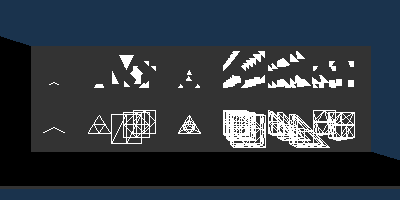

Generate this figure with Python:
#!/usr/bin/env python

# Clip every quadratic cell type and display results in a scene with
# wireframe originals and clipped solid cells on a backdrop.

# Factory overrides
import vtkmodules.vtkInteractionStyle  # noqa: F401
import vtkmodules.vtkRenderingOpenGL2  # noqa: F401

import numpy as np

from vtkmodules.vtkCommonCore import (
    vtkFloatArray,
    vtkPoints,
)
from vtkmodules.vtkCommonDataModel import (
    vtkBiQuadraticQuad,
    vtkBiQuadraticQuadraticHexahedron,
    vtkBiQuadraticQuadraticWedge,
    vtkQuadraticEdge,
    vtkQuadraticHexahedron,
    vtkQuadraticLinearQuad,
    vtkQuadraticLinearWedge,
    vtkQuadraticPyramid,
    vtkQuadraticQuad,
    vtkQuadraticTetra,
    vtkQuadraticTriangle,
    vtkQuadraticWedge,
    vtkTriQuadraticHexahedron,
    vtkTriQuadraticPyramid,
    vtkUnstructuredGrid,
)
from vtkmodules.vtkFiltersGeneral import vtkClipDataSet
from vtkmodules.vtkFiltersSources import vtkCubeSource
from vtkmodules.vtkRenderingCore import (
    vtkActor,
    vtkDataSetMapper,
    vtkPolyDataMapper,
    vtkRenderWindow,
    vtkRenderWindowInteractor,
    vtkRenderer,
)
from vtkmodules.util.numpy_support import numpy_to_vtk as ntov

# ================================================================
# QuadraticEdge
# ================================================================
edge_points = vtkPoints()
edge_points.SetNumberOfPoints(3)
edge_points.SetData(ntov(np.array([[0, 0, 0], [1.0, 0, 0], [0.5, 0.25, 0]])))
edge_scalars = vtkFloatArray()
edge_scalars.SetNumberOfTuples(3)
edge_scalars.InsertValue(0, 0.0)
edge_scalars.InsertValue(1, 0.0)
edge_scalars.InsertValue(2, 0.9)
a_edge = vtkQuadraticEdge()
for i in range(a_edge.GetNumberOfPoints()):
    a_edge.GetPointIds().SetId(i, i)
edge_grid = vtkUnstructuredGrid()
edge_grid.Allocate(1, 1)
edge_grid.InsertNextCell(a_edge.GetCellType(), a_edge.GetPointIds())
edge_grid.SetPoints(edge_points)
edge_grid.GetPointData().SetScalars(edge_scalars)

edge_clip_filter = vtkClipDataSet()
edge_clip_filter.SetInputData(edge_grid)
edge_clip_filter.SetValue(0.5)
edge_clip_mapper = vtkDataSetMapper()
edge_clip_mapper.SetInputConnection(edge_clip_filter.GetOutputPort())
edge_clip_mapper.ScalarVisibilityOff()
edge_wire_mapper = vtkDataSetMapper()
edge_wire_mapper.SetInputData(edge_grid)
edge_wire_mapper.ScalarVisibilityOff()
edge_wire_actor = vtkActor()
edge_wire_actor.SetMapper(edge_wire_mapper)
edge_wire_actor.GetProperty().SetRepresentationToWireframe()
edge_wire_actor.GetProperty().SetAmbient(1.0)
edge_clip_actor = vtkActor()
edge_clip_actor.SetMapper(edge_clip_mapper)
edge_clip_actor.GetProperty().BackfaceCullingOn()
edge_clip_actor.GetProperty().SetAmbient(1.0)

# ================================================================
# Quadratic triangle
# ================================================================
tri_points = vtkPoints()
tri_points.SetNumberOfPoints(6)
tri_points.SetData(ntov(np.array([
    [0.0, 0.0, 0.0], [1.0, 0.0, 0.0], [0.5, 0.8, 0.0],
    [0.5, 0.0, 0.0], [0.75, 0.4, 0.0], [0.25, 0.4, 0.0]])))
tri_scalars = vtkFloatArray()
tri_scalars.SetNumberOfTuples(6)
tri_scalars.InsertValue(0, 0.0)
tri_scalars.InsertValue(1, 0.0)
tri_scalars.InsertValue(2, 0.0)
tri_scalars.InsertValue(3, 1.0)
tri_scalars.InsertValue(4, 0.0)
tri_scalars.InsertValue(5, 0.0)
a_tri = vtkQuadraticTriangle()
for i in range(a_tri.GetNumberOfPoints()):
    a_tri.GetPointIds().SetId(i, i)
tri_grid = vtkUnstructuredGrid()
tri_grid.Allocate(1, 1)
tri_grid.InsertNextCell(a_tri.GetCellType(), a_tri.GetPointIds())
tri_grid.SetPoints(tri_points)
tri_grid.GetPointData().SetScalars(tri_scalars)

tri_clip_filter = vtkClipDataSet()
tri_clip_filter.SetInputData(tri_grid)
tri_clip_filter.SetValue(0.5)
tri_clip_mapper = vtkDataSetMapper()
tri_clip_mapper.SetInputConnection(tri_clip_filter.GetOutputPort())
tri_clip_mapper.ScalarVisibilityOff()
tri_wire_mapper = vtkDataSetMapper()
tri_wire_mapper.SetInputData(tri_grid)
tri_wire_mapper.ScalarVisibilityOff()
tri_wire_actor = vtkActor()
tri_wire_actor.SetMapper(tri_wire_mapper)
tri_wire_actor.GetProperty().SetRepresentationToWireframe()
tri_wire_actor.GetProperty().SetAmbient(1.0)
tri_clip_actor = vtkActor()
tri_clip_actor.SetMapper(tri_clip_mapper)
tri_clip_actor.GetProperty().BackfaceCullingOn()
tri_clip_actor.GetProperty().SetAmbient(1.0)

# ================================================================
# Quadratic quadrilateral
# ================================================================
quad_points = vtkPoints()
quad_points.SetNumberOfPoints(8)
quad_points.SetData(ntov(np.array([
    [0.0, 0.0, 0.0], [1.0, 0.0, 0.0], [1.0, 1.0, 0.0], [0.0, 1.0, 0.0],
    [0.5, 0.0, 0.0], [1.0, 0.5, 0.0], [0.5, 1.0, 0.0], [0.0, 0.5, 0.0]])))
quad_scalars = vtkFloatArray()
quad_scalars.SetNumberOfTuples(8)
quad_scalars.InsertValue(0, 0.0)
quad_scalars.InsertValue(1, 0.0)
quad_scalars.InsertValue(2, 1.0)
quad_scalars.InsertValue(3, 1.0)
quad_scalars.InsertValue(4, 1.0)
quad_scalars.InsertValue(5, 0.0)
quad_scalars.InsertValue(6, 0.0)
quad_scalars.InsertValue(7, 0.0)
a_quad = vtkQuadraticQuad()
for i in range(a_quad.GetNumberOfPoints()):
    a_quad.GetPointIds().SetId(i, i)
quad_grid = vtkUnstructuredGrid()
quad_grid.Allocate(1, 1)
quad_grid.InsertNextCell(a_quad.GetCellType(), a_quad.GetPointIds())
quad_grid.SetPoints(quad_points)
quad_grid.GetPointData().SetScalars(quad_scalars)

quad_clip_filter = vtkClipDataSet()
quad_clip_filter.SetInputData(quad_grid)
quad_clip_filter.SetValue(0.5)
quad_clip_mapper = vtkDataSetMapper()
quad_clip_mapper.SetInputConnection(quad_clip_filter.GetOutputPort())
quad_clip_mapper.ScalarVisibilityOff()
quad_wire_mapper = vtkDataSetMapper()
quad_wire_mapper.SetInputData(quad_grid)
quad_wire_mapper.ScalarVisibilityOff()
quad_wire_actor = vtkActor()
quad_wire_actor.SetMapper(quad_wire_mapper)
quad_wire_actor.GetProperty().SetRepresentationToWireframe()
quad_wire_actor.GetProperty().SetAmbient(1.0)
quad_clip_actor = vtkActor()
quad_clip_actor.SetMapper(quad_clip_mapper)
quad_clip_actor.GetProperty().BackfaceCullingOn()
quad_clip_actor.GetProperty().SetAmbient(1.0)

# ================================================================
# BiQuadratic quadrilateral
# ================================================================
bquad_points = vtkPoints()
bquad_points.SetNumberOfPoints(9)
bquad_points.SetData(ntov(np.array([
    [0.0, 0.0, 0.0], [1.0, 0.0, 0.0], [1.0, 1.0, 0.0], [0.0, 1.0, 0.0],
    [0.5, 0.0, 0.0], [1.0, 0.5, 0.0], [0.5, 1.0, 0.0], [0.0, 0.5, 0.0],
    [0.5, 0.5, 0.0]])))
bquad_scalars = vtkFloatArray()
bquad_scalars.SetNumberOfTuples(9)
bquad_scalars.InsertValue(0, 1.0)
bquad_scalars.InsertValue(1, 1.0)
bquad_scalars.InsertValue(2, 1.0)
bquad_scalars.InsertValue(3, 1.0)
bquad_scalars.InsertValue(4, 0.0)
bquad_scalars.InsertValue(5, 0.0)
bquad_scalars.InsertValue(6, 0.0)
bquad_scalars.InsertValue(7, 0.0)
bquad_scalars.InsertValue(8, 1.0)
a_bquad = vtkBiQuadraticQuad()
for i in range(a_bquad.GetNumberOfPoints()):
    a_bquad.GetPointIds().SetId(i, i)
bquad_grid = vtkUnstructuredGrid()
bquad_grid.Allocate(1, 1)
bquad_grid.InsertNextCell(a_bquad.GetCellType(), a_bquad.GetPointIds())
bquad_grid.SetPoints(bquad_points)
bquad_grid.GetPointData().SetScalars(bquad_scalars)

bquad_clip_filter = vtkClipDataSet()
bquad_clip_filter.SetInputData(bquad_grid)
bquad_clip_filter.SetValue(0.5)
bquad_clip_mapper = vtkDataSetMapper()
bquad_clip_mapper.SetInputConnection(bquad_clip_filter.GetOutputPort())
bquad_clip_mapper.ScalarVisibilityOff()
bquad_wire_mapper = vtkDataSetMapper()
bquad_wire_mapper.SetInputData(bquad_grid)
bquad_wire_mapper.ScalarVisibilityOff()
bquad_wire_actor = vtkActor()
bquad_wire_actor.SetMapper(bquad_wire_mapper)
bquad_wire_actor.GetProperty().SetRepresentationToWireframe()
bquad_wire_actor.GetProperty().SetAmbient(1.0)
bquad_clip_actor = vtkActor()
bquad_clip_actor.SetMapper(bquad_clip_mapper)
bquad_clip_actor.GetProperty().BackfaceCullingOn()
bquad_clip_actor.GetProperty().SetAmbient(1.0)

# ================================================================
# Quadratic linear quadrilateral
# ================================================================
qlquad_points = vtkPoints()
qlquad_points.SetNumberOfPoints(6)
qlquad_points.SetData(ntov(np.array([
    [0.0, 0.0, 0.0], [1.0, 0.0, 0.0], [1.0, 1.0, 0.0], [0.0, 1.0, 0.0],
    [0.5, 0.0, 0.0], [0.5, 1.0, 0.0]])))
qlquad_scalars = vtkFloatArray()
qlquad_scalars.SetNumberOfTuples(6)
qlquad_scalars.InsertValue(0, 1.0)
qlquad_scalars.InsertValue(1, 1.0)
qlquad_scalars.InsertValue(2, 0.0)
qlquad_scalars.InsertValue(3, 0.0)
qlquad_scalars.InsertValue(4, 0.0)
qlquad_scalars.InsertValue(5, 1.0)
a_qlquad = vtkQuadraticLinearQuad()
for i in range(a_qlquad.GetNumberOfPoints()):
    a_qlquad.GetPointIds().SetId(i, i)
qlquad_grid = vtkUnstructuredGrid()
qlquad_grid.Allocate(1, 1)
qlquad_grid.InsertNextCell(a_qlquad.GetCellType(), a_qlquad.GetPointIds())
qlquad_grid.SetPoints(qlquad_points)
qlquad_grid.GetPointData().SetScalars(qlquad_scalars)

qlquad_clip_filter = vtkClipDataSet()
qlquad_clip_filter.SetInputData(qlquad_grid)
qlquad_clip_filter.SetValue(0.5)
qlquad_clip_mapper = vtkDataSetMapper()
qlquad_clip_mapper.SetInputConnection(qlquad_clip_filter.GetOutputPort())
qlquad_clip_mapper.ScalarVisibilityOff()
qlquad_wire_mapper = vtkDataSetMapper()
qlquad_wire_mapper.SetInputData(qlquad_grid)
qlquad_wire_mapper.ScalarVisibilityOff()
qlquad_wire_actor = vtkActor()
qlquad_wire_actor.SetMapper(qlquad_wire_mapper)
qlquad_wire_actor.GetProperty().SetRepresentationToWireframe()
qlquad_wire_actor.GetProperty().SetAmbient(1.0)
qlquad_clip_actor = vtkActor()
qlquad_clip_actor.SetMapper(qlquad_clip_mapper)
qlquad_clip_actor.GetProperty().BackfaceCullingOn()
qlquad_clip_actor.GetProperty().SetAmbient(1.0)

# ================================================================
# Quadratic tetrahedron
# ================================================================
tet_points = vtkPoints()
tet_points.SetNumberOfPoints(10)
tet_points.SetData(ntov(np.array([
    [0.0, 0.0, 0.0], [1.0, 0.0, 0.0], [0.5, 0.8, 0.0], [0.5, 0.4, 1.0],
    [0.5, 0.0, 0.0], [0.75, 0.4, 0.0], [0.25, 0.4, 0.0],
    [0.25, 0.2, 0.5], [0.75, 0.2, 0.5], [0.50, 0.6, 0.5]])))
tet_scalars = vtkFloatArray()
tet_scalars.SetNumberOfTuples(10)
for i in range(4):
    tet_scalars.InsertValue(i, 1.0)
for i in range(4, 10):
    tet_scalars.InsertValue(i, 0.0)
a_tet = vtkQuadraticTetra()
for i in range(a_tet.GetNumberOfPoints()):
    a_tet.GetPointIds().SetId(i, i)
tet_grid = vtkUnstructuredGrid()
tet_grid.Allocate(1, 1)
tet_grid.InsertNextCell(a_tet.GetCellType(), a_tet.GetPointIds())
tet_grid.SetPoints(tet_points)
tet_grid.GetPointData().SetScalars(tet_scalars)

tet_clip_filter = vtkClipDataSet()
tet_clip_filter.SetInputData(tet_grid)
tet_clip_filter.SetValue(0.5)
tet_clip_mapper = vtkDataSetMapper()
tet_clip_mapper.SetInputConnection(tet_clip_filter.GetOutputPort())
tet_clip_mapper.ScalarVisibilityOff()
tet_wire_mapper = vtkDataSetMapper()
tet_wire_mapper.SetInputData(tet_grid)
tet_wire_mapper.ScalarVisibilityOff()
tet_wire_actor = vtkActor()
tet_wire_actor.SetMapper(tet_wire_mapper)
tet_wire_actor.GetProperty().SetRepresentationToWireframe()
tet_wire_actor.GetProperty().SetAmbient(1.0)
tet_clip_actor = vtkActor()
tet_clip_actor.SetMapper(tet_clip_mapper)
tet_clip_actor.GetProperty().SetAmbient(1.0)

# ================================================================
# Quadratic hexahedron
# ================================================================
hex_points = vtkPoints()
hex_points.SetNumberOfPoints(20)
hex_points.SetData(ntov(np.array([
    [0, 0, 0], [1, 0, 0], [1, 1, 0], [0, 1, 0],
    [0, 0, 1], [1, 0, 1], [1, 1, 1], [0, 1, 1],
    [0.5, 0, 0], [1, 0.5, 0], [0.5, 1, 0], [0, 0.5, 0],
    [0.5, 0, 1], [1, 0.5, 1], [0.5, 1, 1], [0, 0.5, 1],
    [0, 0, 0.5], [1, 0, 0.5], [1, 1, 0.5], [0, 1, 0.5]])))
hex_scalars = vtkFloatArray()
hex_scalars.SetNumberOfTuples(20)
for i in range(8):
    hex_scalars.InsertValue(i, 1.0)
for i in range(8, 20):
    hex_scalars.InsertValue(i, 0.0)
a_hex = vtkQuadraticHexahedron()
for i in range(a_hex.GetNumberOfPoints()):
    a_hex.GetPointIds().SetId(i, i)
hex_grid = vtkUnstructuredGrid()
hex_grid.Allocate(1, 1)
hex_grid.InsertNextCell(a_hex.GetCellType(), a_hex.GetPointIds())
hex_grid.SetPoints(hex_points)
hex_grid.GetPointData().SetScalars(hex_scalars)

hex_clip_filter = vtkClipDataSet()
hex_clip_filter.SetInputData(hex_grid)
hex_clip_filter.SetValue(0.5)
hex_clip_mapper = vtkDataSetMapper()
hex_clip_mapper.SetInputConnection(hex_clip_filter.GetOutputPort())
hex_clip_mapper.ScalarVisibilityOff()
hex_wire_mapper = vtkDataSetMapper()
hex_wire_mapper.SetInputData(hex_grid)
hex_wire_mapper.ScalarVisibilityOff()
hex_wire_actor = vtkActor()
hex_wire_actor.SetMapper(hex_wire_mapper)
hex_wire_actor.GetProperty().SetRepresentationToWireframe()
hex_wire_actor.GetProperty().SetAmbient(1.0)
hex_clip_actor = vtkActor()
hex_clip_actor.SetMapper(hex_clip_mapper)
hex_clip_actor.GetProperty().SetAmbient(1.0)

# ================================================================
# TriQuadratic hexahedron
# ================================================================
tqhex_points = vtkPoints()
tqhex_points.SetNumberOfPoints(27)
tqhex_points.SetData(ntov(np.array([
    [0, 0, 0], [1, 0, 0], [1, 1, 0], [0, 1, 0],
    [0, 0, 1], [1, 0, 1], [1, 1, 1], [0, 1, 1],
    [0.5, 0, 0], [1, 0.5, 0], [0.5, 1, 0], [0, 0.5, 0],
    [0.5, 0, 1], [1, 0.5, 1], [0.5, 1, 1], [0, 0.5, 1],
    [0, 0, 0.5], [1, 0, 0.5], [1, 1, 0.5], [0, 1, 0.5],
    [0, 0.5, 0.5], [1, 0.5, 0.5], [0.5, 0, 0.5], [0.5, 1, 0.5],
    [0.5, 0.5, 0.0], [0.5, 0.5, 1], [0.5, 0.5, 0.5]])))
tqhex_scalars = vtkFloatArray()
tqhex_scalars.SetNumberOfTuples(27)
for i in range(8):
    tqhex_scalars.InsertValue(i, 1.0)
for i in range(8, 27):
    tqhex_scalars.InsertValue(i, 0.0)
a_tqhex = vtkTriQuadraticHexahedron()
for i in range(a_tqhex.GetNumberOfPoints()):
    a_tqhex.GetPointIds().SetId(i, i)
tqhex_grid = vtkUnstructuredGrid()
tqhex_grid.Allocate(1, 1)
tqhex_grid.InsertNextCell(a_tqhex.GetCellType(), a_tqhex.GetPointIds())
tqhex_grid.SetPoints(tqhex_points)
tqhex_grid.GetPointData().SetScalars(tqhex_scalars)

tqhex_clip_filter = vtkClipDataSet()
tqhex_clip_filter.SetInputData(tqhex_grid)
tqhex_clip_filter.SetValue(0.5)
tqhex_clip_mapper = vtkDataSetMapper()
tqhex_clip_mapper.SetInputConnection(tqhex_clip_filter.GetOutputPort())
tqhex_clip_mapper.ScalarVisibilityOff()
tqhex_wire_mapper = vtkDataSetMapper()
tqhex_wire_mapper.SetInputData(tqhex_grid)
tqhex_wire_mapper.ScalarVisibilityOff()
tqhex_wire_actor = vtkActor()
tqhex_wire_actor.SetMapper(tqhex_wire_mapper)
tqhex_wire_actor.GetProperty().SetRepresentationToWireframe()
tqhex_wire_actor.GetProperty().SetAmbient(1.0)
tqhex_clip_actor = vtkActor()
tqhex_clip_actor.SetMapper(tqhex_clip_mapper)
tqhex_clip_actor.GetProperty().SetAmbient(1.0)

# ================================================================
# BiQuadratic Quadratic hexahedron
# ================================================================
bqhex_points = vtkPoints()
bqhex_points.SetNumberOfPoints(24)
bqhex_points.SetData(ntov(np.array([
    [0, 0, 0], [1, 0, 0], [1, 1, 0], [0, 1, 0],
    [0, 0, 1], [1, 0, 1], [1, 1, 1], [0, 1, 1],
    [0.5, 0, 0], [1, 0.5, 0], [0.5, 1, 0], [0, 0.5, 0],
    [0.5, 0, 1], [1, 0.5, 1], [0.5, 1, 1], [0, 0.5, 1],
    [0, 0, 0.5], [1, 0, 0.5], [1, 1, 0.5], [0, 1, 0.5],
    [0, 0.5, 0.5], [1, 0.5, 0.5], [0.5, 0, 0.5], [0.5, 1, 0.5]])))
bqhex_points.InsertPoint(20, 0, 0.5, 0.5)
bqhex_scalars = vtkFloatArray()
bqhex_scalars.SetNumberOfTuples(24)
for i in range(8):
    bqhex_scalars.InsertValue(i, 1.0)
for i in range(8, 24):
    bqhex_scalars.InsertValue(i, 0.0)
a_bqhex = vtkBiQuadraticQuadraticHexahedron()
for i in range(a_bqhex.GetNumberOfPoints()):
    a_bqhex.GetPointIds().SetId(i, i)
bqhex_grid = vtkUnstructuredGrid()
bqhex_grid.Allocate(1, 1)
bqhex_grid.InsertNextCell(a_bqhex.GetCellType(), a_bqhex.GetPointIds())
bqhex_grid.SetPoints(bqhex_points)
bqhex_grid.GetPointData().SetScalars(bqhex_scalars)

bqhex_clip_filter = vtkClipDataSet()
bqhex_clip_filter.SetInputData(bqhex_grid)
bqhex_clip_filter.SetValue(0.5)
bqhex_clip_mapper = vtkDataSetMapper()
bqhex_clip_mapper.SetInputConnection(bqhex_clip_filter.GetOutputPort())
bqhex_clip_mapper.ScalarVisibilityOff()
bqhex_wire_mapper = vtkDataSetMapper()
bqhex_wire_mapper.SetInputData(bqhex_grid)
bqhex_wire_mapper.ScalarVisibilityOff()
bqhex_wire_actor = vtkActor()
bqhex_wire_actor.SetMapper(bqhex_wire_mapper)
bqhex_wire_actor.GetProperty().SetRepresentationToWireframe()
bqhex_wire_actor.GetProperty().SetAmbient(1.0)
bqhex_clip_actor = vtkActor()
bqhex_clip_actor.SetMapper(bqhex_clip_mapper)
bqhex_clip_actor.GetProperty().SetAmbient(1.0)

# ================================================================
# Quadratic wedge
# ================================================================
wedge_points = vtkPoints()
wedge_points.SetNumberOfPoints(15)
wedge_points.SetData(ntov(np.array([
    [0, 0, 0], [1, 0, 0], [0, 1, 0],
    [0, 0, 1], [1, 0, 1], [0, 1, 1],
    [0.5, 0, 0], [0.5, 0.5, 0], [0, 0.5, 0],
    [0.5, 0, 1], [0.5, 0.5, 1], [0, 0.5, 1],
    [0, 0, 0.5], [1, 0, 0.5], [0, 1, 0.5]])))
wedge_scalars = vtkFloatArray()
wedge_scalars.SetNumberOfTuples(15)
for i in range(6):
    wedge_scalars.InsertValue(i, 1.0)
for i in range(6, 15):
    wedge_scalars.InsertValue(i, 0.0)
a_wedge = vtkQuadraticWedge()
for i in range(a_wedge.GetNumberOfPoints()):
    a_wedge.GetPointIds().SetId(i, i)
wedge_grid = vtkUnstructuredGrid()
wedge_grid.Allocate(1, 1)
wedge_grid.InsertNextCell(a_wedge.GetCellType(), a_wedge.GetPointIds())
wedge_grid.SetPoints(wedge_points)
wedge_grid.GetPointData().SetScalars(wedge_scalars)

wedge_clip_filter = vtkClipDataSet()
wedge_clip_filter.SetInputData(wedge_grid)
wedge_clip_filter.SetValue(0.5)
wedge_clip_mapper = vtkDataSetMapper()
wedge_clip_mapper.SetInputConnection(wedge_clip_filter.GetOutputPort())
wedge_clip_mapper.ScalarVisibilityOff()
wedge_wire_mapper = vtkDataSetMapper()
wedge_wire_mapper.SetInputData(wedge_grid)
wedge_wire_mapper.ScalarVisibilityOff()
wedge_wire_actor = vtkActor()
wedge_wire_actor.SetMapper(wedge_wire_mapper)
wedge_wire_actor.GetProperty().SetRepresentationToWireframe()
wedge_wire_actor.GetProperty().SetAmbient(1.0)
wedge_clip_actor = vtkActor()
wedge_clip_actor.SetMapper(wedge_clip_mapper)
wedge_clip_actor.GetProperty().SetAmbient(1.0)

# ================================================================
# Quadratic linear wedge
# ================================================================
qlwedge_points = vtkPoints()
qlwedge_points.SetNumberOfPoints(12)
qlwedge_points.SetData(ntov(np.array([
    [0, 0, 0], [1, 0, 0], [0, 1, 0],
    [0, 0, 1], [1, 0, 1], [0, 1, 1],
    [0.5, 0, 0], [0.5, 0.5, 0], [0, 0.5, 0],
    [0.5, 0, 1], [0.5, 0.5, 1], [0, 0.5, 1]])))
qlwedge_scalars = vtkFloatArray()
qlwedge_scalars.SetNumberOfTuples(12)
for i in range(6):
    qlwedge_scalars.InsertValue(i, 1.0)
for i in range(6, 12):
    qlwedge_scalars.InsertValue(i, 0.0)
a_qlwedge = vtkQuadraticLinearWedge()
for i in range(a_qlwedge.GetNumberOfPoints()):
    a_qlwedge.GetPointIds().SetId(i, i)
qlwedge_grid = vtkUnstructuredGrid()
qlwedge_grid.Allocate(1, 1)
qlwedge_grid.InsertNextCell(a_qlwedge.GetCellType(), a_qlwedge.GetPointIds())
qlwedge_grid.SetPoints(qlwedge_points)
qlwedge_grid.GetPointData().SetScalars(qlwedge_scalars)

qlwedge_clip_filter = vtkClipDataSet()
qlwedge_clip_filter.SetInputData(qlwedge_grid)
qlwedge_clip_filter.SetValue(0.5)
qlwedge_clip_mapper = vtkDataSetMapper()
qlwedge_clip_mapper.SetInputConnection(qlwedge_clip_filter.GetOutputPort())
qlwedge_clip_mapper.ScalarVisibilityOff()
qlwedge_wire_mapper = vtkDataSetMapper()
qlwedge_wire_mapper.SetInputData(qlwedge_grid)
qlwedge_wire_mapper.ScalarVisibilityOff()
qlwedge_wire_actor = vtkActor()
qlwedge_wire_actor.SetMapper(qlwedge_wire_mapper)
qlwedge_wire_actor.GetProperty().SetRepresentationToWireframe()
qlwedge_wire_actor.GetProperty().SetAmbient(1.0)
qlwedge_clip_actor = vtkActor()
qlwedge_clip_actor.SetMapper(qlwedge_clip_mapper)
qlwedge_clip_actor.GetProperty().SetAmbient(1.0)

# ================================================================
# BiQuadratic wedge
# ================================================================
bqwedge_points = vtkPoints()
bqwedge_points.SetNumberOfPoints(18)
bqwedge_points.SetData(ntov(np.array([
    [0, 0, 0], [1, 0, 0], [0, 1, 0],
    [0, 0, 1], [1, 0, 1], [0, 1, 1],
    [0.5, 0, 0], [0.5, 0.5, 0], [0, 0.5, 0],
    [0.5, 0, 1], [0.5, 0.5, 1], [0, 0.5, 1],
    [0, 0, 0.5], [1, 0, 0.5], [0, 1, 0.5],
    [0.5, 0, 0.5], [0.5, 0.5, 0.5], [0, 0.5, 0.5]])))
bqwedge_scalars = vtkFloatArray()
bqwedge_scalars.SetNumberOfTuples(18)
for i in range(6):
    bqwedge_scalars.InsertValue(i, 1.0)
for i in range(6, 18):
    bqwedge_scalars.InsertValue(i, 0.0)
a_bqwedge = vtkBiQuadraticQuadraticWedge()
for i in range(a_bqwedge.GetNumberOfPoints()):
    a_bqwedge.GetPointIds().SetId(i, i)
bqwedge_grid = vtkUnstructuredGrid()
bqwedge_grid.Allocate(1, 1)
bqwedge_grid.InsertNextCell(a_bqwedge.GetCellType(), a_bqwedge.GetPointIds())
bqwedge_grid.SetPoints(bqwedge_points)
bqwedge_grid.GetPointData().SetScalars(bqwedge_scalars)

bqwedge_clip_filter = vtkClipDataSet()
bqwedge_clip_filter.SetInputData(bqwedge_grid)
bqwedge_clip_filter.SetValue(0.5)
bqwedge_clip_mapper = vtkDataSetMapper()
bqwedge_clip_mapper.SetInputConnection(bqwedge_clip_filter.GetOutputPort())
bqwedge_clip_mapper.ScalarVisibilityOff()
bqwedge_wire_mapper = vtkDataSetMapper()
bqwedge_wire_mapper.SetInputData(bqwedge_grid)
bqwedge_wire_mapper.ScalarVisibilityOff()
bqwedge_wire_actor = vtkActor()
bqwedge_wire_actor.SetMapper(bqwedge_wire_mapper)
bqwedge_wire_actor.GetProperty().SetRepresentationToWireframe()
bqwedge_wire_actor.GetProperty().SetAmbient(1.0)
bqwedge_clip_actor = vtkActor()
bqwedge_clip_actor.SetMapper(bqwedge_clip_mapper)
bqwedge_clip_actor.GetProperty().SetAmbient(1.0)

# ================================================================
# Quadratic pyramid
# ================================================================
pyra_points = vtkPoints()
pyra_points.SetNumberOfPoints(13)
pyra_points.SetData(ntov(np.array([
    [0, 0, 0], [1, 0, 0], [1, 1, 0], [0, 1, 0], [0, 0, 1],
    [0.5, 0, 0], [1, 0.5, 0], [0.5, 1, 0], [0, 0.5, 0],
    [0, 0, 0.5], [0.5, 0, 0.5], [0.5, 0.5, 0.5], [0, 0.5, 0.5]])))
pyra_scalars = vtkFloatArray()
pyra_scalars.SetNumberOfTuples(13)
for i in range(5):
    pyra_scalars.InsertValue(i, 1.0)
for i in range(5, 13):
    pyra_scalars.InsertValue(i, 0.0)
a_pyramid = vtkQuadraticPyramid()
for i in range(a_pyramid.GetNumberOfPoints()):
    a_pyramid.GetPointIds().SetId(i, i)
pyra_grid = vtkUnstructuredGrid()
pyra_grid.Allocate(1, 1)
pyra_grid.InsertNextCell(a_pyramid.GetCellType(), a_pyramid.GetPointIds())
pyra_grid.SetPoints(pyra_points)
pyra_grid.GetPointData().SetScalars(pyra_scalars)

pyra_clip_filter = vtkClipDataSet()
pyra_clip_filter.SetInputData(pyra_grid)
pyra_clip_filter.SetValue(0.5)
pyra_clip_mapper = vtkDataSetMapper()
pyra_clip_mapper.SetInputConnection(pyra_clip_filter.GetOutputPort())
pyra_clip_mapper.ScalarVisibilityOff()
pyra_wire_mapper = vtkDataSetMapper()
pyra_wire_mapper.SetInputData(pyra_grid)
pyra_wire_mapper.ScalarVisibilityOff()
pyra_wire_actor = vtkActor()
pyra_wire_actor.SetMapper(pyra_wire_mapper)
pyra_wire_actor.GetProperty().SetRepresentationToWireframe()
pyra_wire_actor.GetProperty().SetAmbient(1.0)
pyra_clip_actor = vtkActor()
pyra_clip_actor.SetMapper(pyra_clip_mapper)
pyra_clip_actor.GetProperty().SetAmbient(1.0)

# ================================================================
# TriQuadratic pyramid
# ================================================================
tqpyra_points = vtkPoints()
tqpyra_points.SetNumberOfPoints(19)
tqpyra_points.SetData(ntov(np.array([
    [0, 0, 0], [1, 0, 0], [1, 1, 0], [0, 1, 0], [0, 0, 1],
    [0.5, 0, 0], [1, 0.5, 0], [0.5, 1, 0], [0, 0.5, 0],
    [0, 0, 0.5], [0.5, 0, 0.5], [0.5, 0.5, 0.5], [0, 0.5, 0.5],
    [0.5, 0.5, 0],
    [1.0 / 3.0, 0, 1.0 / 3.0],
    [2.0 / 3.0, 1.0 / 3.0, 1.0 / 3.0],
    [1.0 / 3.0, 2.0 / 3.0, 1.0 / 3.0],
    [0, 1.0 / 3.0, 1.0 / 3.0],
    [0.4, 0.4, 0.2]])))
tqpyra_scalars = vtkFloatArray()
tqpyra_scalars.SetNumberOfTuples(19)
for i in range(5):
    tqpyra_scalars.InsertValue(i, 1.0)
for i in range(5, 19):
    tqpyra_scalars.InsertValue(i, 0.0)
a_tqpyramid = vtkTriQuadraticPyramid()
for i in range(a_tqpyramid.GetNumberOfPoints()):
    a_tqpyramid.GetPointIds().SetId(i, i)
tqpyra_grid = vtkUnstructuredGrid()
tqpyra_grid.Allocate(1, 1)
tqpyra_grid.InsertNextCell(a_tqpyramid.GetCellType(), a_tqpyramid.GetPointIds())
tqpyra_grid.SetPoints(tqpyra_points)
tqpyra_grid.GetPointData().SetScalars(tqpyra_scalars)

tqpyra_clip_filter = vtkClipDataSet()
tqpyra_clip_filter.SetInputData(tqpyra_grid)
tqpyra_clip_filter.SetValue(0.5)
tqpyra_clip_mapper = vtkDataSetMapper()
tqpyra_clip_mapper.SetInputConnection(tqpyra_clip_filter.GetOutputPort())
tqpyra_clip_mapper.ScalarVisibilityOff()
tqpyra_wire_mapper = vtkDataSetMapper()
tqpyra_wire_mapper.SetInputData(tqpyra_grid)
tqpyra_wire_mapper.ScalarVisibilityOff()
tqpyra_wire_actor = vtkActor()
tqpyra_wire_actor.SetMapper(tqpyra_wire_mapper)
tqpyra_wire_actor.GetProperty().SetRepresentationToWireframe()
tqpyra_wire_actor.GetProperty().SetAmbient(1.0)
tqpyra_clip_actor = vtkActor()
tqpyra_clip_actor.SetMapper(tqpyra_clip_mapper)
tqpyra_clip_actor.GetProperty().SetAmbient(1.0)

# ================================================================
# Renderer setup
# ================================================================
renderer = vtkRenderer()
renderer.GetCullers().RemoveAllItems()
renderer.SetBackground(0.1, 0.2, 0.3)

renderer.AddActor(edge_wire_actor)
renderer.AddActor(edge_clip_actor)
renderer.AddActor(tri_wire_actor)
renderer.AddActor(tri_clip_actor)
renderer.AddActor(quad_wire_actor)
renderer.AddActor(quad_clip_actor)
renderer.AddActor(bquad_wire_actor)
renderer.AddActor(bquad_clip_actor)
renderer.AddActor(qlquad_wire_actor)
renderer.AddActor(qlquad_clip_actor)
renderer.AddActor(tet_wire_actor)
renderer.AddActor(tet_clip_actor)
renderer.AddActor(hex_wire_actor)
renderer.AddActor(hex_clip_actor)
renderer.AddActor(tqhex_wire_actor)
renderer.AddActor(tqhex_clip_actor)
renderer.AddActor(bqhex_wire_actor)
renderer.AddActor(bqhex_clip_actor)
renderer.AddActor(wedge_wire_actor)
renderer.AddActor(wedge_clip_actor)
renderer.AddActor(bqwedge_wire_actor)
renderer.AddActor(bqwedge_clip_actor)
renderer.AddActor(qlwedge_wire_actor)
renderer.AddActor(qlwedge_clip_actor)
renderer.AddActor(pyra_wire_actor)
renderer.AddActor(pyra_clip_actor)
renderer.AddActor(tqpyra_wire_actor)
renderer.AddActor(tqpyra_clip_actor)

# Position actors in a grid
edge_clip_actor.AddPosition(0, 2, 0)
tri_wire_actor.AddPosition(2, 0, 0)
tri_clip_actor.AddPosition(2, 2, 0)
quad_wire_actor.AddPosition(4, 0, 0)
bquad_wire_actor.AddPosition(4, 0, 2)
qlquad_wire_actor.AddPosition(4, 0, 4)
quad_clip_actor.AddPosition(4, 2, 0)
bquad_clip_actor.AddPosition(4, 2, 2)
qlquad_clip_actor.AddPosition(4, 2, 4)
tet_wire_actor.AddPosition(6, 0, 0)
tet_clip_actor.AddPosition(6, 2, 0)
hex_wire_actor.AddPosition(8, 0, 0)
tqhex_wire_actor.AddPosition(8, 0, 2)
bqhex_wire_actor.AddPosition(8, 0, 4)
hex_clip_actor.AddPosition(8, 2, 0)
tqhex_clip_actor.AddPosition(8, 2, 2)
bqhex_clip_actor.AddPosition(8, 2, 4)
wedge_wire_actor.AddPosition(10, 0, 0)
qlwedge_wire_actor.AddPosition(10, 0, 2)
bqwedge_wire_actor.AddPosition(10, 0, 4)
wedge_clip_actor.AddPosition(10, 2, 0)
qlwedge_clip_actor.AddPosition(10, 2, 2)
bqwedge_clip_actor.AddPosition(10, 2, 4)
pyra_wire_actor.AddPosition(12, 0, 0)
tqpyra_wire_actor.AddPosition(12, 0, 2)
pyra_clip_actor.AddPosition(12, 2, 0)
tqpyra_clip_actor.AddPosition(12, 2, 2)

# Backdrop (inlined from backdrop.py)
base_plane = vtkCubeSource()
base_plane.SetCenter((-1 + 15) / 2.0, -1, (-1 + 6) / 2.0)
base_plane.SetXLength(15 - (-1))
base_plane.SetYLength(0.1)
base_plane.SetZLength(6 - (-1))
base_mapper = vtkPolyDataMapper()
base_mapper.SetInputConnection(base_plane.GetOutputPort())
base_actor = vtkActor()
base_actor.SetMapper(base_mapper)
base_actor.GetProperty().SetDiffuseColor(0.2, 0.2, 0.2)
renderer.AddActor(base_actor)

back_plane = vtkCubeSource()
back_plane.SetCenter((-1 + 15) / 2.0, (-1 + 4) / 2.0, -1)
back_plane.SetXLength(15 - (-1))
back_plane.SetYLength(4 - (-1))
back_plane.SetZLength(0.1)
back_mapper = vtkPolyDataMapper()
back_mapper.SetInputConnection(back_plane.GetOutputPort())
back_actor = vtkActor()
back_actor.SetMapper(back_mapper)
back_actor.GetProperty().SetDiffuseColor(0.2, 0.2, 0.2)
renderer.AddActor(back_actor)

left_plane = vtkCubeSource()
left_plane.SetCenter(-1, (-1 + 4) / 2.0, (-1 + 6) / 2.0)
left_plane.SetXLength(0.1)
left_plane.SetYLength(4 - (-1))
left_plane.SetZLength(6 - (-1))
left_mapper = vtkPolyDataMapper()
left_mapper.SetInputConnection(left_plane.GetOutputPort())
left_actor = vtkActor()
left_actor.SetMapper(left_mapper)
left_actor.GetProperty().SetDiffuseColor(0.2, 0.2, 0.2)
renderer.AddActor(left_actor)

# Window
render_window = vtkRenderWindow()
render_window.AddRenderer(renderer)
render_window.SetSize(400, 200)
render_window.SetWindowName("clip quadratic cells")

# Interactor
interactor = vtkRenderWindowInteractor()
interactor.SetRenderWindow(render_window)

# Scene
renderer.ResetCamera()
renderer.GetActiveCamera().Dolly(2.5)
renderer.ResetCameraClippingRange()

interactor.Initialize()
interactor.Start()
